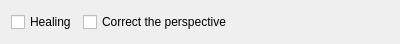
<ui version="4.0" >
 <class>DuplicateOpOptionsWidget</class>
 <widget class="QWidget" name="DuplicateOpOptionsWidget" >
  <property name="geometry" >
   <rect>
    <x>0</x>
    <y>0</y>
    <width>400</width>
    <height>44</height>
   </rect>
  </property>
  <layout class="QHBoxLayout" >
   <item>
    <widget class="QCheckBox" name="cbHealing" >
     <property name="text" >
      <string>Healing</string>
     </property>
    </widget>
   </item>
   <item>
    <widget class="QCheckBox" name="cbPerspective" >
     <property name="text" >
      <string>Correct the perspective</string>
     </property>
    </widget>
   </item>
   <item>
    <spacer>
     <property name="orientation" >
      <enum>Qt::Horizontal</enum>
     </property>
     <property name="sizeHint" >
      <size>
       <width>40</width>
       <height>20</height>
      </size>
     </property>
    </spacer>
   </item>
  </layout>
 </widget>
 <resources/>
 <connections/>
</ui>
